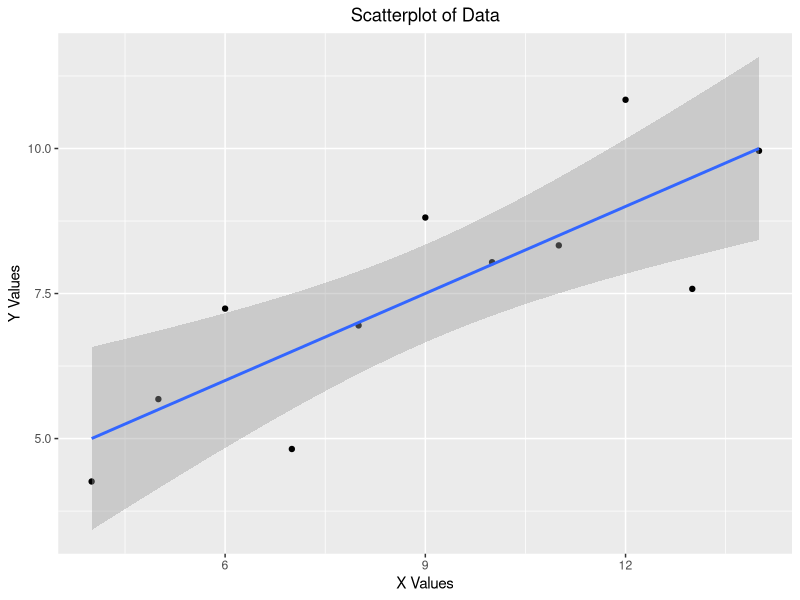
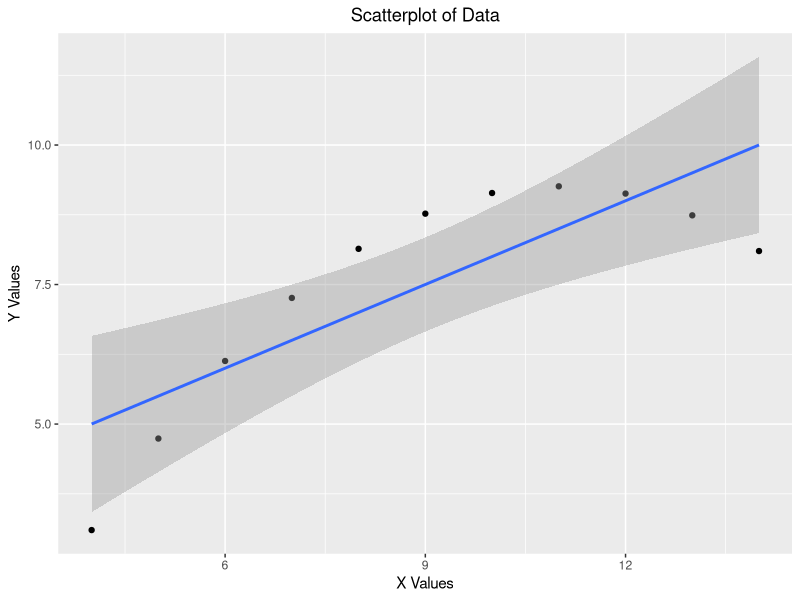
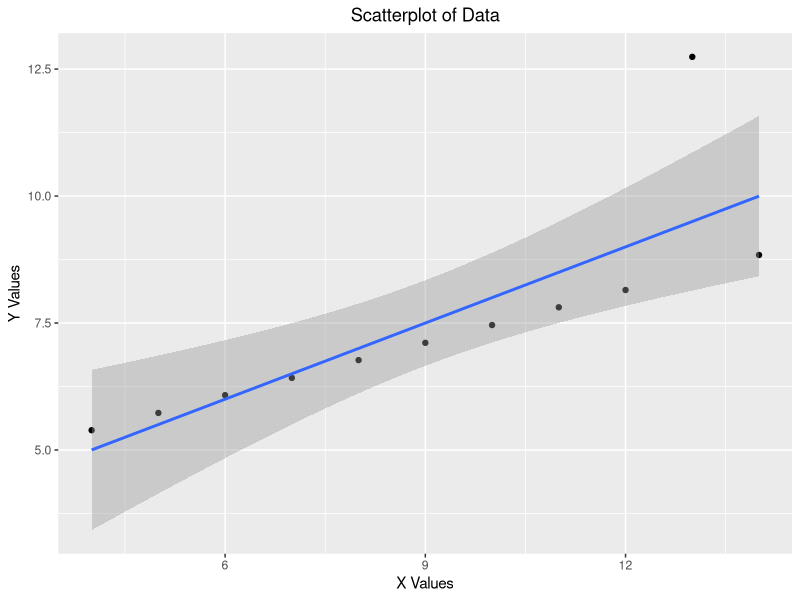
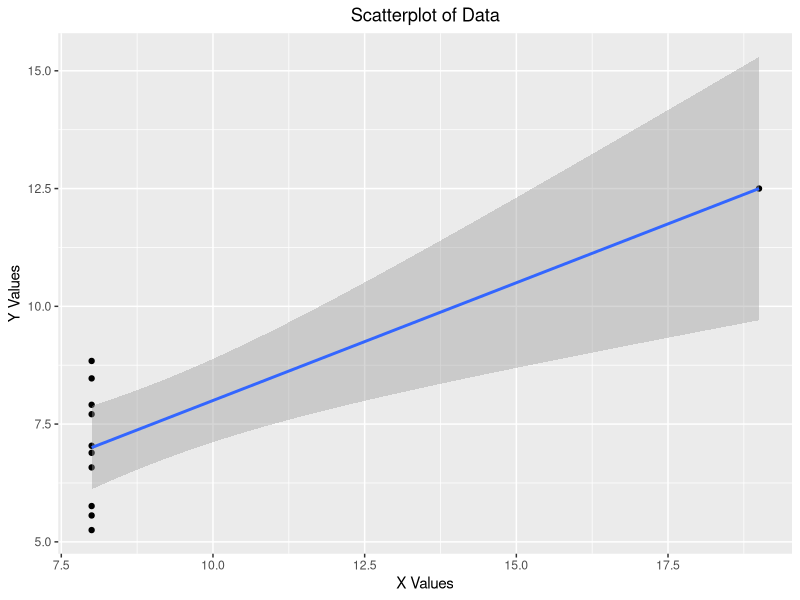
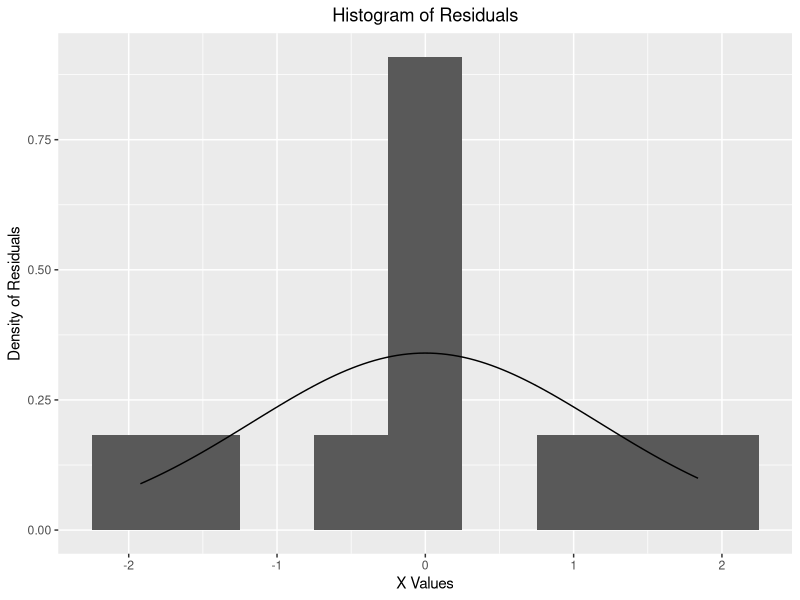
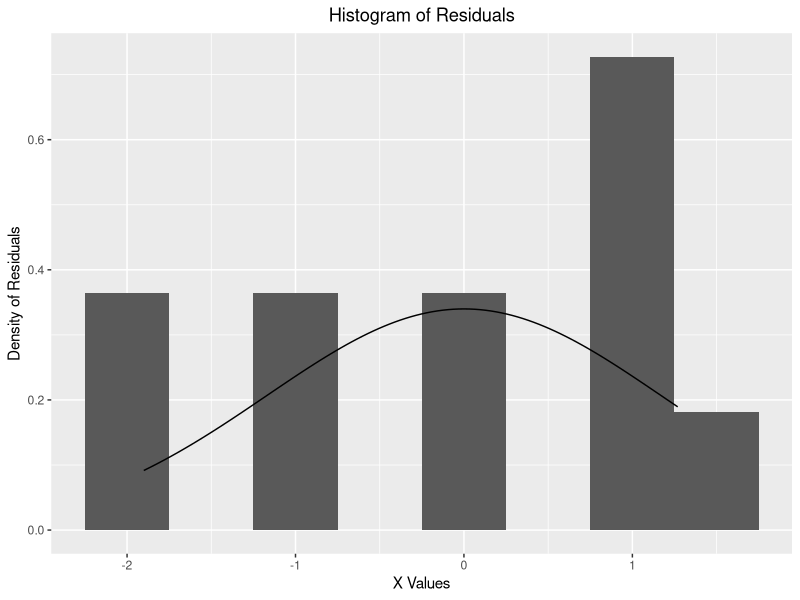
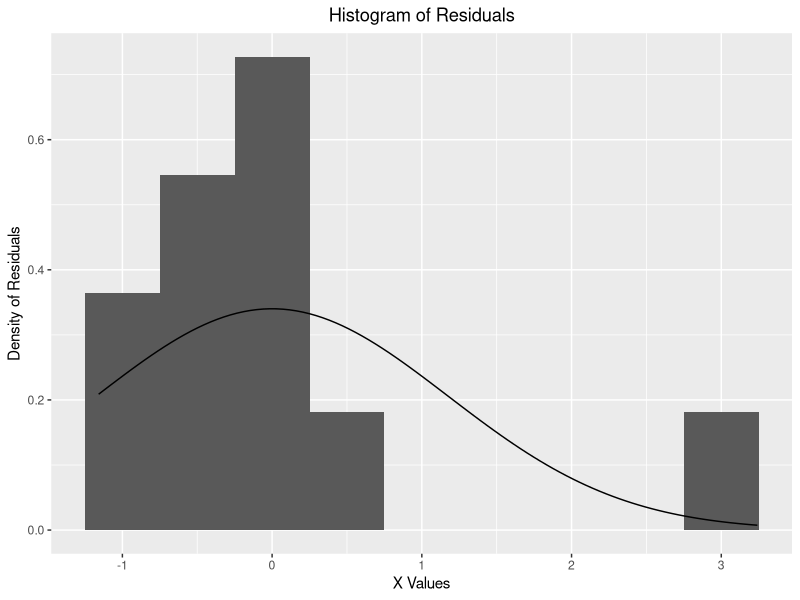
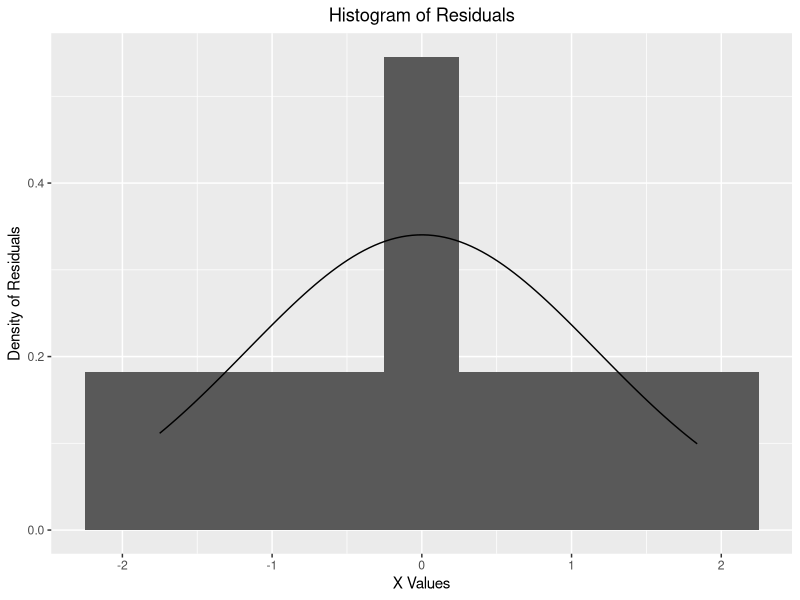

The R script that drew these images, in order:
## ---- chunk 1
knitr::opts_chunk$set(echo = TRUE)
knitr::opts_chunk$set(tidy.opts=list(width.cutoff=90),tidy=TRUE)
## ---- chunk 2
Q1 <- 37 
Q3 <- 49.8
IQR <- Q3 - Q1
(Lower_whisker <- 37 - 1.5 * IQR)
(Upper_whisker <- 49.8 + 1.5 * IQR)
## ---- chunk 3
options(digits=2)
data1 <- data.frame(x=c(10,8,13,9,11,14,6,4,12,7,5),
y=c(8.04,6.95,7.58,8.81,8.33,9.96,7.24,4.26,10.84,4.82,5.68))
data2 <- data.frame(x=c(10,8,13,9,11,14,6,4,12,7,5),
y=c(9.14,8.14,8.74,8.77,9.26,8.1,6.13,3.1,9.13,7.26,4.74))
data3 <- data.frame(x=c(10,8,13,9,11,14,6,4,12,7,5),
y=c(7.46,6.77,12.74,7.11,7.81,8.84,6.08,5.39,8.15,6.42,5.73))
data4 <- data.frame(x=c(8,8,8,8,8,8,8,19,8,8,8),
y=c(6.58,5.76,7.71,8.84,8.47,7.04,5.25,12.5,5.56,7.91,6.89))

## ---- chunk 4
options(digits = 2)
format(mean(data1$x), nsmall = 2)
format(mean(data1$y), nsmall = 2)

format(mean(data2$x), nsmall = 2)
format(mean(data2$y), nsmall = 2)

format(mean(data3$x), nsmall = 2)
format(mean(data3$y), nsmall = 2)

format(mean(data4$x), nsmall = 2)
format(mean(data4$y), nsmall = 2)
## ---- chunk 5
options(digits = 2)
format(median(data1$x), nsmall = 2)
format(median(data1$y), nsmall = 2)

format(median(data2$x), nsmall = 2)
format(median(data2$y), nsmall = 2)

format(median(data3$x), nsmall = 2)
format(median(data3$y), nsmall = 2)

format(median(data4$x), nsmall = 2)
format(median(data4$y), nsmall = 2)
## ---- chunk 6
options(digits = 2)
format(sd(data1$x), nsmall = 2)
format(sd(data1$y), nsmall = 2)

format(sd(data2$x), nsmall = 2)
format(sd(data2$y), nsmall = 2)

format(sd(data3$x), nsmall = 2)
format(sd(data3$y), nsmall = 2)

format(sd(data4$x), nsmall = 2)
format(sd(data4$y), nsmall = 2)
## ---- chunk 7
options(digits = 2)
format(cor(data1$x, data1$y), nsmall = 2)
format(cor(data2$x, data2$y), nsmall = 2)
format(cor(data3$x, data3$y), nsmall = 2)
format(cor(data4$x, data4$y), nsmall = 2)
## ---- chunk 8
lm_d1 <- lm(y ~ x, data = data1)
summary(lm_d1)
lm_d2 <- lm(y ~ x, data = data2)
summary(lm_d2)
lm_d3 <- lm(y ~ x, data = data3)
summary(lm_d3)
lm_d4 <- lm(y ~ x, data = data4)
summary(lm_d4)
## ---- chunk 9
options(digits = 2)

#two methods are used to show the r-squared value for each data set.
format(cor(data1$y, data1$x)^2, nsmall = 2)
format(summary(lm(y ~ x, data = data1))[[8]], nsmall = 2)

format(cor(data2$y, data2$x)^2, nsmall = 2)
format(summary(lm(y ~ x, data = data2))[[8]], nsmall = 2)

format(cor(data3$y, data3$x)^2, nsmall = 2)
format(summary(lm(y ~ x, data = data3))[[8]], nsmall = 2)

format(cor(data4$y, data4$x)^2, nsmall = 2)
format(summary(lm(y ~ x, data = data3))[[8]], nsmall = 2)
## ---- chunk 10
require(ggplot2)
ggplot(data1, aes(y=y, x=x))+geom_point()+ geom_smooth(method = lm, fullrange = TRUE) + labs(x="X Values", y="Y Values") + ggtitle("Scatterplot of Data") + theme(plot.title = element_text(hjust = 0.5))
ggplot(data2, aes(y=y, x=x))+geom_point()+ geom_smooth(method = lm, fullrange = TRUE) + labs(x="X Values", y="Y Values") + ggtitle("Scatterplot of Data") + theme(plot.title = element_text(hjust = 0.5))
ggplot(data3, aes(y=y, x=x))+geom_point()+ geom_smooth(method = lm, fullrange = TRUE) + labs(x="X Values", y="Y Values") + ggtitle("Scatterplot of Data") + theme(plot.title = element_text(hjust = 0.5))
ggplot(data4, aes(y=y, x=x))+geom_point()+ geom_smooth(method = lm, fullrange = TRUE) + labs(x="X Values", y="Y Values") + ggtitle("Scatterplot of Data") + theme(plot.title = element_text(hjust = 0.5))
## ---- chunk 11
#data1
ggplot(data = lm_d1, aes(x=resid(lm_d1))) + geom_histogram(binwidth = 0.5, position = "identity", aes(y=..density..)) + stat_function(fun=dnorm,color="black",args=list(mean=mean(lm_d1$residuals),sd(lm_d1$residuals))) + labs(x="Residuals")  + labs(x="X Values", y="Density of Residuals") + ggtitle("Histogram of Residuals") + theme(plot.title = element_text(hjust = 0.5))
#data2
ggplot(data = lm_d2, aes(x=resid(lm_d2))) + geom_histogram(binwidth = 0.5, position = "identity", aes(y=..density..)) + stat_function(fun=dnorm,color="black",args=list(mean=mean(lm_d2$residuals),sd(lm_d2$residuals))) + labs(x="Residuals") + labs(x="X Values", y="Density of Residuals") + ggtitle("Histogram of Residuals") + theme(plot.title = element_text(hjust = 0.5))
#data3
ggplot(data = lm_d3, aes(x=resid(lm_d3))) + geom_histogram(binwidth = 0.5, position = "identity", aes(y=..density..)) + stat_function(fun=dnorm,color="black",args=list(mean=mean(lm_d3$residuals),sd(lm_d3$residuals))) + labs(x="Residuals") + labs(x="X Values", y="Density of Residuals") + ggtitle("Histogram of Residuals") + theme(plot.title = element_text(hjust = 0.5))
#data3
ggplot(data = lm_d4, aes(x=resid(lm_d4))) + geom_histogram(binwidth = 0.5, position = "identity", aes(y=..density..)) + stat_function(fun=dnorm,color="black",args=list(mean=mean(lm_d4$residuals),sd(lm_d4$residuals))) + labs(x="Residuals") + labs(x="X Values", y="Density of Residuals") + ggtitle("Histogram of Residuals") + theme(plot.title = element_text(hjust = 0.5))
## ---- chunk 12
ggplot(lm_d1, aes(y=abs(resid(lm_d1)), x=lm_d1$fitted.values))+geom_point()+geom_hline(yintercept = 0) + labs(x="X Values", y="Absolute Value of Residuals") + ggtitle("Scatterplot of Residuals") + theme(plot.title = element_text(hjust = 0.5))
ggplot(lm_d2, aes(y=abs(resid(lm_d2)), x=lm_d2$fitted.values))+geom_point()+geom_hline(yintercept = 0) + labs(x="X Values", y="Absolute Value of Residuals") + ggtitle("Scatterplot of Residuals") + theme(plot.title = element_text(hjust = 0.5))
ggplot(lm_d3, aes(y=abs(resid(lm_d3)), x=lm_d3$fitted.values))+geom_point()+geom_hline(yintercept = 0) + labs(x="X Values", y="Absolute Value of Residuals") + ggtitle("Scatterplot of Residuals") + theme(plot.title = element_text(hjust = 0.5))
ggplot(lm_d4, aes(y=abs(resid(lm_d4)), x=lm_d4$fitted.values))+geom_point()+geom_hline(yintercept = 0) + labs(x="X Values", y="Absolute Value of Residuals") + ggtitle("Scatterplot of Residuals") + theme(plot.title = element_text(hjust = 0.5))
